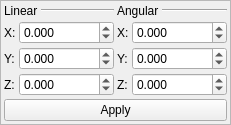
              <widget class="QFrame" name="ModelPxForceFrame">
               <property name="enabled">
                <bool>true</bool>
               </property>
               <property name="frameShape">
                <enum>QFrame::StyledPanel</enum>
               </property>
               <property name="frameShadow">
                <enum>QFrame::Sunken</enum>
               </property>
               <layout class="QGridLayout" name="gridLayout_15">
                <property name="leftMargin">
                 <number>3</number>
                </property>
                <property name="topMargin">
                 <number>3</number>
                </property>
                <property name="rightMargin">
                 <number>3</number>
                </property>
                <property name="bottomMargin">
                 <number>3</number>
                </property>
                <property name="spacing">
                 <number>3</number>
                </property>
                <item row="0" column="0">
                 <layout class="QGridLayout" name="gridLayout_11">
                  <property name="spacing">
                   <number>3</number>
                  </property>
                  <item row="0" column="0" colspan="3">
                   <layout class="QHBoxLayout" name="horizontalLayout_6">
                    <property name="spacing">
                     <number>3</number>
                    </property>
                    <item>
                     <widget class="QLabel" name="label_68">
                      <property name="sizePolicy">
                       <sizepolicy hsizetype="Fixed" vsizetype="Preferred">
                        <horstretch>0</horstretch>
                        <verstretch>0</verstretch>
                       </sizepolicy>
                      </property>
                      <property name="text">
                       <string>Linear</string>
                      </property>
                     </widget>
                    </item>
                    <item>
                     <widget class="Line" name="line_3">
                      <property name="orientation">
                       <enum>Qt::Horizontal</enum>
                      </property>
                     </widget>
                    </item>
                   </layout>
                  </item>
                  <item row="1" column="0">
                   <widget class="QLabel" name="label_80">
                    <property name="sizePolicy">
                     <sizepolicy hsizetype="Fixed" vsizetype="Preferred">
                      <horstretch>0</horstretch>
                      <verstretch>0</verstretch>
                     </sizepolicy>
                    </property>
                    <property name="text">
                     <string>X:</string>
                    </property>
                   </widget>
                  </item>
                  <item row="2" column="0">
                   <widget class="QLabel" name="label_86">
                    <property name="sizePolicy">
                     <sizepolicy hsizetype="Fixed" vsizetype="Preferred">
                      <horstretch>0</horstretch>
                      <verstretch>0</verstretch>
                     </sizepolicy>
                    </property>
                    <property name="text">
                     <string>Y:</string>
                    </property>
                   </widget>
                  </item>
                  <item row="3" column="0">
                   <widget class="QLabel" name="label_120">
                    <property name="sizePolicy">
                     <sizepolicy hsizetype="Fixed" vsizetype="Preferred">
                      <horstretch>0</horstretch>
                      <verstretch>0</verstretch>
                     </sizepolicy>
                    </property>
                    <property name="text">
                     <string>Z:</string>
                    </property>
                   </widget>
                  </item>
                  <item row="1" column="1" colspan="2">
                   <widget class="DoubleSpinBox" name="ModelPxLinearVelocityX">
                    <property name="decimals">
                     <number>3</number>
                    </property>
                    <property name="minimum">
                     <double>-999999999.000000000000000</double>
                    </property>
                    <property name="maximum">
                     <double>999999999.000000000000000</double>
                    </property>
                    <property name="singleStep">
                     <double>0.010000000000000</double>
                    </property>
                   </widget>
                  </item>
                  <item row="2" column="1" colspan="2">
                   <widget class="DoubleSpinBox" name="ModelPxLinearVelocityY">
                    <property name="decimals">
                     <number>3</number>
                    </property>
                    <property name="minimum">
                     <double>-999999999.000000000000000</double>
                    </property>
                    <property name="maximum">
                     <double>999999999.000000000000000</double>
                    </property>
                    <property name="singleStep">
                     <double>0.010000000000000</double>
                    </property>
                   </widget>
                  </item>
                  <item row="3" column="1" colspan="2">
                   <widget class="DoubleSpinBox" name="ModelPxLinearVelocityZ">
                    <property name="decimals">
                     <number>3</number>
                    </property>
                    <property name="minimum">
                     <double>-999999999.000000000000000</double>
                    </property>
                    <property name="maximum">
                     <double>999999999.000000000000000</double>
                    </property>
                    <property name="singleStep">
                     <double>0.010000000000000</double>
                    </property>
                   </widget>
                  </item>
                 </layout>
                </item>
                <item row="0" column="1">
                 <layout class="QGridLayout" name="gridLayout_14">
                  <property name="spacing">
                   <number>3</number>
                  </property>
                  <item row="0" column="0" colspan="3">
                   <layout class="QHBoxLayout" name="horizontalLayout_7">
                    <property name="spacing">
                     <number>3</number>
                    </property>
                    <item>
                     <widget class="QLabel" name="label_69">
                      <property name="sizePolicy">
                       <sizepolicy hsizetype="Fixed" vsizetype="Preferred">
                        <horstretch>0</horstretch>
                        <verstretch>0</verstretch>
                       </sizepolicy>
                      </property>
                      <property name="text">
                       <string>Angular</string>
                      </property>
                     </widget>
                    </item>
                    <item>
                     <widget class="Line" name="line_4">
                      <property name="orientation">
                       <enum>Qt::Horizontal</enum>
                      </property>
                     </widget>
                    </item>
                   </layout>
                  </item>
                  <item row="1" column="0">
                   <widget class="QLabel" name="label_87">
                    <property name="sizePolicy">
                     <sizepolicy hsizetype="Fixed" vsizetype="Preferred">
                      <horstretch>0</horstretch>
                      <verstretch>0</verstretch>
                     </sizepolicy>
                    </property>
                    <property name="text">
                     <string>X:</string>
                    </property>
                   </widget>
                  </item>
                  <item row="3" column="0">
                   <widget class="QLabel" name="label_123">
                    <property name="sizePolicy">
                     <sizepolicy hsizetype="Fixed" vsizetype="Preferred">
                      <horstretch>0</horstretch>
                      <verstretch>0</verstretch>
                     </sizepolicy>
                    </property>
                    <property name="text">
                     <string>Z:</string>
                    </property>
                   </widget>
                  </item>
                  <item row="2" column="0">
                   <widget class="QLabel" name="label_93">
                    <property name="sizePolicy">
                     <sizepolicy hsizetype="Fixed" vsizetype="Preferred">
                      <horstretch>0</horstretch>
                      <verstretch>0</verstretch>
                     </sizepolicy>
                    </property>
                    <property name="text">
                     <string>Y:</string>
                    </property>
                   </widget>
                  </item>
                  <item row="1" column="1" colspan="2">
                   <widget class="DoubleSpinBox" name="ModelPxAngularVelocityX">
                    <property name="decimals">
                     <number>3</number>
                    </property>
                    <property name="minimum">
                     <double>-999999999.000000000000000</double>
                    </property>
                    <property name="maximum">
                     <double>999999999.000000000000000</double>
                    </property>
                    <property name="singleStep">
                     <double>0.010000000000000</double>
                    </property>
                   </widget>
                  </item>
                  <item row="2" column="1" colspan="2">
                   <widget class="DoubleSpinBox" name="ModelPxAngularVelocityY">
                    <property name="decimals">
                     <number>3</number>
                    </property>
                    <property name="minimum">
                     <double>-999999999.000000000000000</double>
                    </property>
                    <property name="maximum">
                     <double>999999999.000000000000000</double>
                    </property>
                    <property name="singleStep">
                     <double>0.010000000000000</double>
                    </property>
                   </widget>
                  </item>
                  <item row="3" column="1" colspan="2">
                   <widget class="DoubleSpinBox" name="ModelPxAngularVelocityZ">
                    <property name="decimals">
                     <number>3</number>
                    </property>
                    <property name="minimum">
                     <double>-999999999.000000000000000</double>
                    </property>
                    <property name="maximum">
                     <double>999999999.000000000000000</double>
                    </property>
                    <property name="singleStep">
                     <double>0.010000000000000</double>
                    </property>
                   </widget>
                  </item>
                 </layout>
                </item>
                <item row="1" column="0" colspan="2">
                 <widget class="QPushButton" name="ModelPxForceApply">
                  <property name="text">
                   <string>Apply</string>
                  </property>
                 </widget>
                </item>
               </layout>
              </widget>
